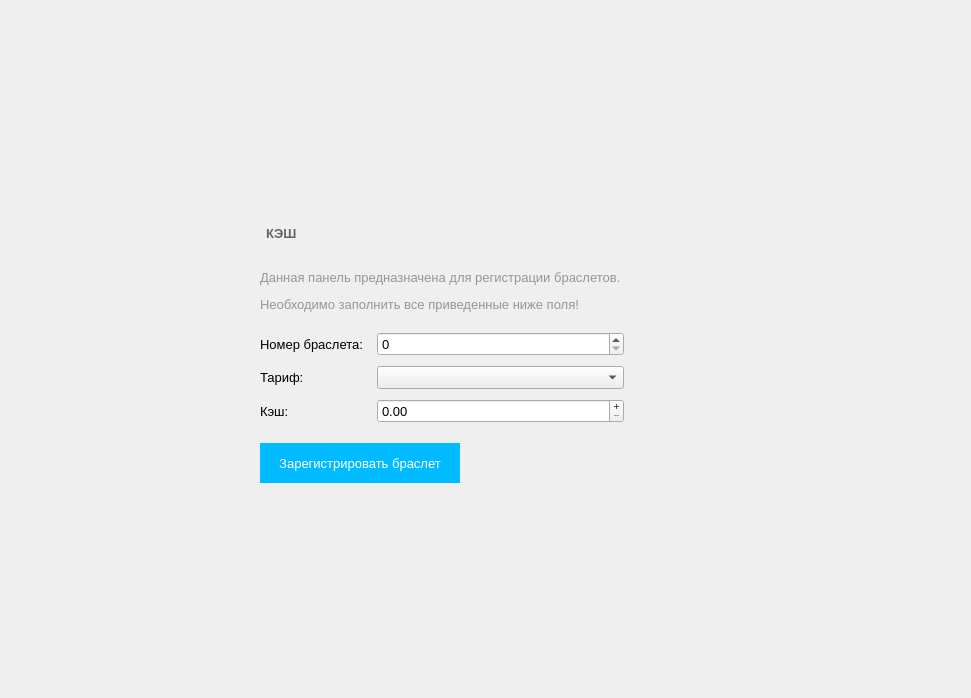
<?xml version="1.0" encoding="UTF-8"?>
<ui version="4.0">
 <class>CashForm</class>
 <widget class="QWidget" name="CashForm">
  <property name="geometry">
   <rect>
    <x>0</x>
    <y>0</y>
    <width>971</width>
    <height>698</height>
   </rect>
  </property>
  <property name="windowTitle">
   <string>Form</string>
  </property>
  <widget class="QWidget" name="layoutWidget">
   <property name="geometry">
    <rect>
     <x>190</x>
     <y>220</y>
     <width>201</width>
     <height>26</height>
    </rect>
   </property>
   <layout class="QHBoxLayout" name="horizontalLayout">
    <property name="leftMargin">
     <number>30</number>
    </property>
    <item>
     <widget class="QPushButton" name="pushButton">
      <property name="cursor">
       <cursorShape>PointingHandCursor</cursorShape>
      </property>
      <property name="text">
       <string/>
      </property>
      <property name="icon">
       <iconset resource="clientresources.qrc">
        <normaloff>:/images/mimiGlyphs/mimiGlyphs/png/15.png</normaloff>:/images/mimiGlyphs/mimiGlyphs/png/15.png</iconset>
      </property>
      <property name="flat">
       <bool>true</bool>
      </property>
     </widget>
    </item>
    <item>
     <widget class="QLabel" name="label_4">
      <property name="font">
       <font>
        <pointsize>10</pointsize>
        <weight>75</weight>
        <bold>true</bold>
       </font>
      </property>
      <property name="styleSheet">
       <string notr="true">color: rgb(100, 100, 100);</string>
      </property>
      <property name="text">
       <string>КЭШ</string>
      </property>
     </widget>
    </item>
    <item>
     <spacer name="horizontalSpacer_2">
      <property name="orientation">
       <enum>Qt::Horizontal</enum>
      </property>
      <property name="sizeHint" stdset="0">
       <size>
        <width>40</width>
        <height>20</height>
       </size>
      </property>
     </spacer>
    </item>
   </layout>
  </widget>
  <widget class="QWidget" name="layoutWidget_2">
   <property name="geometry">
    <rect>
     <x>190</x>
     <y>260</y>
     <width>434</width>
     <height>287</height>
    </rect>
   </property>
   <layout class="QHBoxLayout" name="horizontalLayout_2">
    <property name="spacing">
     <number>20</number>
    </property>
    <property name="leftMargin">
     <number>30</number>
    </property>
    <property name="topMargin">
     <number>10</number>
    </property>
    <item>
     <layout class="QVBoxLayout" name="verticalLayout_2">
      <property name="spacing">
       <number>5</number>
      </property>
      <property name="topMargin">
       <number>0</number>
      </property>
      <property name="rightMargin">
       <number>0</number>
      </property>
      <item>
       <widget class="QLabel" name="label_3">
        <property name="minimumSize">
         <size>
          <width>20</width>
          <height>20</height>
         </size>
        </property>
        <property name="maximumSize">
         <size>
          <width>20</width>
          <height>20</height>
         </size>
        </property>
        <property name="font">
         <font>
          <pointsize>12</pointsize>
         </font>
        </property>
        <property name="pixmap">
         <pixmap resource="clientresources.qrc">:/images/mimiGlyphs/mimiGlyphs/png/5.png</pixmap>
        </property>
        <property name="scaledContents">
         <bool>true</bool>
        </property>
       </widget>
      </item>
      <item>
       <spacer name="verticalSpacer">
        <property name="orientation">
         <enum>Qt::Vertical</enum>
        </property>
        <property name="sizeHint" stdset="0">
         <size>
          <width>20</width>
          <height>40</height>
         </size>
        </property>
       </spacer>
      </item>
     </layout>
    </item>
    <item>
     <layout class="QVBoxLayout" name="verticalLayout">
      <property name="spacing">
       <number>20</number>
      </property>
      <item>
       <widget class="QLabel" name="label_5">
        <property name="font">
         <font>
          <pointsize>10</pointsize>
         </font>
        </property>
        <property name="text">
         <string>&lt;html&gt;&lt;head/&gt;&lt;body&gt;&lt;p&gt;&lt;span style=&quot; color:#969696;&quot;&gt;Данная панель предназначена для регистрации браслетов. &lt;/span&gt;&lt;/p&gt;&lt;p&gt;&lt;span style=&quot; color:#969696;&quot;&gt;Необходимо заполнить все приведенные ниже поля!&lt;/span&gt;&lt;/p&gt;&lt;/body&gt;&lt;/html&gt;</string>
        </property>
       </widget>
      </item>
      <item>
       <layout class="QFormLayout" name="formLayout">
        <property name="horizontalSpacing">
         <number>5</number>
        </property>
        <property name="verticalSpacing">
         <number>10</number>
        </property>
        <item row="0" column="0">
         <widget class="QLabel" name="label">
          <property name="font">
           <font>
            <pointsize>10</pointsize>
           </font>
          </property>
          <property name="text">
           <string>Номер браслета:  </string>
          </property>
         </widget>
        </item>
        <item row="0" column="1">
         <widget class="QSpinBox" name="bracer_number_spinBox">
          <property name="maximumSize">
           <size>
            <width>300</width>
            <height>300</height>
           </size>
          </property>
          <property name="font">
           <font>
            <pointsize>10</pointsize>
           </font>
          </property>
         </widget>
        </item>
        <item row="1" column="0">
         <widget class="QLabel" name="label_2">
          <property name="font">
           <font>
            <pointsize>10</pointsize>
           </font>
          </property>
          <property name="text">
           <string>Тариф:                   </string>
          </property>
         </widget>
        </item>
        <item row="1" column="1">
         <widget class="QComboBox" name="tariff_comboBox">
          <property name="maximumSize">
           <size>
            <width>300</width>
            <height>300</height>
           </size>
          </property>
          <property name="font">
           <font>
            <pointsize>10</pointsize>
           </font>
          </property>
         </widget>
        </item>
        <item row="2" column="0">
         <widget class="QLabel" name="label_28">
          <property name="font">
           <font>
            <pointsize>10</pointsize>
           </font>
          </property>
          <property name="text">
           <string>Кэш: </string>
          </property>
         </widget>
        </item>
        <item row="2" column="1">
         <widget class="QDoubleSpinBox" name="cash_doubleSpinBox">
          <property name="maximumSize">
           <size>
            <width>300</width>
            <height>300</height>
           </size>
          </property>
          <property name="font">
           <font>
            <pointsize>10</pointsize>
           </font>
          </property>
          <property name="buttonSymbols">
           <enum>QAbstractSpinBox::PlusMinus</enum>
          </property>
          <property name="decimals">
           <number>2</number>
          </property>
          <property name="maximum">
           <double>10000000.000000000000000</double>
          </property>
          <property name="singleStep">
           <double>500.000000000000000</double>
          </property>
         </widget>
        </item>
       </layout>
      </item>
      <item>
       <layout class="QHBoxLayout" name="horizontalLayout_5">
        <item>
         <widget class="QPushButton" name="proceed_bracer_pushButton">
          <property name="minimumSize">
           <size>
            <width>200</width>
            <height>40</height>
           </size>
          </property>
          <property name="font">
           <font>
            <pointsize>10</pointsize>
           </font>
          </property>
          <property name="styleSheet">
           <string notr="true">QAbstractButton{
color: rgb(255, 255, 255);
border:none;
	background-color: rgb(0, 187, 255);
}
QAbstractButton:hover{
/*background-color: rgb(255, 170, 0);*/
	background-color: rgb(0, 187, 255, 50%);

}</string>
          </property>
          <property name="text">
           <string>Зарегистрировать браслет</string>
          </property>
         </widget>
        </item>
        <item>
         <spacer name="horizontalSpacer">
          <property name="orientation">
           <enum>Qt::Horizontal</enum>
          </property>
          <property name="sizeHint" stdset="0">
           <size>
            <width>40</width>
            <height>20</height>
           </size>
          </property>
         </spacer>
        </item>
       </layout>
      </item>
      <item>
       <spacer name="verticalSpacer_2">
        <property name="orientation">
         <enum>Qt::Vertical</enum>
        </property>
        <property name="sizeHint" stdset="0">
         <size>
          <width>20</width>
          <height>40</height>
         </size>
        </property>
       </spacer>
      </item>
     </layout>
    </item>
   </layout>
  </widget>
 </widget>
 <resources>
  <include location="clientresources.qrc"/>
 </resources>
 <connections/>
</ui>
